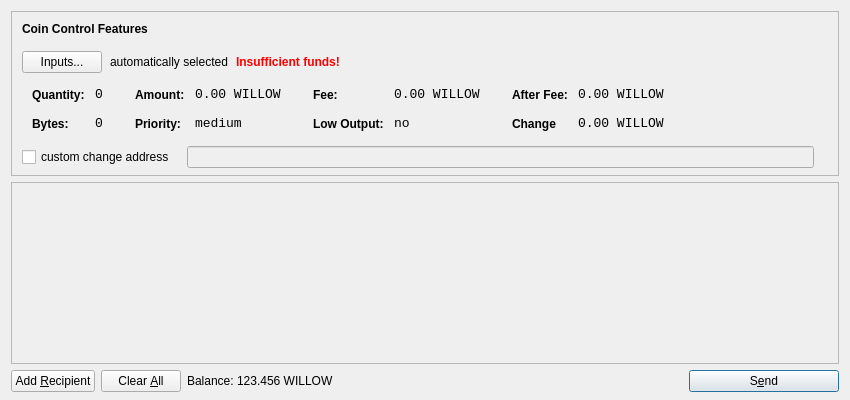
<?xml version="1.0" encoding="UTF-8"?>
<ui version="4.0">
 <class>SendCoinsDialog</class>
 <widget class="QDialog" name="SendCoinsDialog">
  <property name="geometry">
   <rect>
    <x>0</x>
    <y>0</y>
    <width>850</width>
    <height>400</height>
   </rect>
  </property>
  <property name="windowTitle">
   <string>Send Coins</string>
  </property>
  <layout class="QVBoxLayout" name="verticalLayout" stretch="0,1,0">
   <property name="bottomMargin">
    <number>8</number>
   </property>
   <item>
    <widget class="QFrame" name="frameCoinControl">
     <property name="sizePolicy">
      <sizepolicy hsizetype="Expanding" vsizetype="Expanding">
       <horstretch>0</horstretch>
       <verstretch>0</verstretch>
      </sizepolicy>
     </property>
     <property name="maximumSize">
      <size>
       <width>16777215</width>
       <height>16777215</height>
      </size>
     </property>
     <property name="frameShape">
      <enum>QFrame::StyledPanel</enum>
     </property>
     <property name="frameShadow">
      <enum>QFrame::Sunken</enum>
     </property>
     <layout class="QVBoxLayout" name="verticalLayoutCoinControl2">
      <property name="spacing">
       <number>-1</number>
      </property>
      <property name="leftMargin">
       <number>0</number>
      </property>
      <property name="topMargin">
       <number>0</number>
      </property>
      <property name="rightMargin">
       <number>0</number>
      </property>
      <property name="bottomMargin">
       <number>6</number>
      </property>
      <item>
       <layout class="QVBoxLayout" name="verticalLayoutCoinControl" stretch="0,0,0,0,1">
        <property name="spacing">
         <number>0</number>
        </property>
        <property name="leftMargin">
         <number>10</number>
        </property>
        <property name="topMargin">
         <number>10</number>
        </property>
        <item>
         <layout class="QHBoxLayout" name="horizontalLayoutCoinControl1">
          <property name="bottomMargin">
           <number>15</number>
          </property>
          <item>
           <widget class="QLabel" name="labelCoinControlFeatures">
            <property name="sizePolicy">
             <sizepolicy hsizetype="Preferred" vsizetype="Maximum">
              <horstretch>0</horstretch>
              <verstretch>0</verstretch>
             </sizepolicy>
            </property>
            <property name="font">
             <font>
              <weight>75</weight>
              <bold>true</bold>
             </font>
            </property>
            <property name="styleSheet">
             <string notr="true">font-weight:bold;</string>
            </property>
            <property name="text">
             <string>Coin Control Features</string>
            </property>
           </widget>
          </item>
         </layout>
        </item>
        <item>
         <layout class="QHBoxLayout" name="horizontalLayoutCoinControl2" stretch="0,0,0,0">
          <property name="spacing">
           <number>8</number>
          </property>
          <property name="bottomMargin">
           <number>10</number>
          </property>
          <item>
           <widget class="QPushButton" name="pushButtonCoinControl">
            <property name="styleSheet">
             <string notr="true"/>
            </property>
            <property name="text">
             <string>Inputs...</string>
            </property>
           </widget>
          </item>
          <item>
           <widget class="QLabel" name="labelCoinControlAutomaticallySelected">
            <property name="text">
             <string>automatically selected</string>
            </property>
            <property name="margin">
             <number>5</number>
            </property>
           </widget>
          </item>
          <item>
           <widget class="QLabel" name="labelCoinControlInsuffFunds">
            <property name="font">
             <font>
              <weight>75</weight>
              <bold>true</bold>
             </font>
            </property>
            <property name="styleSheet">
             <string notr="true">color:red;font-weight:bold;</string>
            </property>
            <property name="text">
             <string>Insufficient funds!</string>
            </property>
            <property name="margin">
             <number>5</number>
            </property>
           </widget>
          </item>
          <item>
           <spacer name="horizontalSpacerCoinControl">
            <property name="orientation">
             <enum>Qt::Horizontal</enum>
            </property>
            <property name="sizeHint" stdset="0">
             <size>
              <width>40</width>
              <height>1</height>
             </size>
            </property>
           </spacer>
          </item>
         </layout>
        </item>
        <item>
         <widget class="QWidget" name="widgetCoinControl" native="true">
          <property name="sizePolicy">
           <sizepolicy hsizetype="Preferred" vsizetype="Preferred">
            <horstretch>0</horstretch>
            <verstretch>0</verstretch>
           </sizepolicy>
          </property>
          <property name="minimumSize">
           <size>
            <width>0</width>
            <height>0</height>
           </size>
          </property>
          <property name="styleSheet">
           <string notr="true"/>
          </property>
          <layout class="QHBoxLayout" name="horizontalLayoutCoinControl5">
           <property name="margin">
            <number>0</number>
           </property>
           <item>
            <layout class="QHBoxLayout" name="horizontalLayoutCoinControl3" stretch="0,0,0,1">
             <property name="spacing">
              <number>20</number>
             </property>
             <property name="topMargin">
              <number>0</number>
             </property>
             <property name="bottomMargin">
              <number>10</number>
             </property>
             <item>
              <layout class="QFormLayout" name="formLayoutCoinControl1">
               <property name="horizontalSpacing">
                <number>10</number>
               </property>
               <property name="verticalSpacing">
                <number>14</number>
               </property>
               <property name="leftMargin">
                <number>10</number>
               </property>
               <property name="topMargin">
                <number>4</number>
               </property>
               <property name="rightMargin">
                <number>6</number>
               </property>
               <item row="0" column="0">
                <widget class="QLabel" name="labelCoinControlQuantityText">
                 <property name="styleSheet">
                  <string notr="true">font-weight:bold;</string>
                 </property>
                 <property name="text">
                  <string>Quantity:</string>
                 </property>
                 <property name="margin">
                  <number>0</number>
                 </property>
                </widget>
               </item>
               <item row="0" column="1">
                <widget class="QLabel" name="labelCoinControlQuantity">
                 <property name="font">
                  <font>
                   <family>Monospace</family>
                   <pointsize>10</pointsize>
                  </font>
                 </property>
                 <property name="cursor">
                  <cursorShape>IBeamCursor</cursorShape>
                 </property>
                 <property name="contextMenuPolicy">
                  <enum>Qt::ActionsContextMenu</enum>
                 </property>
                 <property name="text">
                  <string>0</string>
                 </property>
                 <property name="margin">
                  <number>0</number>
                 </property>
                 <property name="textInteractionFlags">
                  <set>Qt::LinksAccessibleByMouse|Qt::TextSelectableByKeyboard|Qt::TextSelectableByMouse</set>
                 </property>
                </widget>
               </item>
               <item row="1" column="0">
                <widget class="QLabel" name="labelCoinControlBytesText">
                 <property name="styleSheet">
                  <string notr="true">font-weight:bold;</string>
                 </property>
                 <property name="text">
                  <string>Bytes:</string>
                 </property>
                </widget>
               </item>
               <item row="1" column="1">
                <widget class="QLabel" name="labelCoinControlBytes">
                 <property name="font">
                  <font>
                   <family>Monospace</family>
                   <pointsize>10</pointsize>
                  </font>
                 </property>
                 <property name="cursor">
                  <cursorShape>IBeamCursor</cursorShape>
                 </property>
                 <property name="contextMenuPolicy">
                  <enum>Qt::ActionsContextMenu</enum>
                 </property>
                 <property name="text">
                  <string>0</string>
                 </property>
                 <property name="textInteractionFlags">
                  <set>Qt::LinksAccessibleByMouse|Qt::TextSelectableByKeyboard|Qt::TextSelectableByMouse</set>
                 </property>
                </widget>
               </item>
              </layout>
             </item>
             <item>
              <layout class="QFormLayout" name="formLayoutCoinControl2">
               <property name="horizontalSpacing">
                <number>10</number>
               </property>
               <property name="verticalSpacing">
                <number>14</number>
               </property>
               <property name="leftMargin">
                <number>6</number>
               </property>
               <property name="topMargin">
                <number>4</number>
               </property>
               <property name="rightMargin">
                <number>6</number>
               </property>
               <item row="0" column="0">
                <widget class="QLabel" name="labelCoinControlAmountText">
                 <property name="styleSheet">
                  <string notr="true">font-weight:bold;</string>
                 </property>
                 <property name="text">
                  <string>Amount:</string>
                 </property>
                 <property name="margin">
                  <number>0</number>
                 </property>
                </widget>
               </item>
               <item row="0" column="1">
                <widget class="QLabel" name="labelCoinControlAmount">
                 <property name="font">
                  <font>
                   <family>Monospace</family>
                   <pointsize>10</pointsize>
                  </font>
                 </property>
                 <property name="cursor">
                  <cursorShape>IBeamCursor</cursorShape>
                 </property>
                 <property name="contextMenuPolicy">
                  <enum>Qt::ActionsContextMenu</enum>
                 </property>
                 <property name="text">
                  <string>0.00 WILLOW</string>
                 </property>
                 <property name="textInteractionFlags">
                  <set>Qt::LinksAccessibleByMouse|Qt::TextSelectableByKeyboard|Qt::TextSelectableByMouse</set>
                 </property>
                </widget>
               </item>
               <item row="1" column="0">
                <widget class="QLabel" name="labelCoinControlPriorityText">
                 <property name="styleSheet">
                  <string notr="true">font-weight:bold;</string>
                 </property>
                 <property name="text">
                  <string>Priority:</string>
                 </property>
                </widget>
               </item>
               <item row="1" column="1">
                <widget class="QLabel" name="labelCoinControlPriority">
                 <property name="font">
                  <font>
                   <family>Monospace</family>
                   <pointsize>10</pointsize>
                  </font>
                 </property>
                 <property name="cursor">
                  <cursorShape>IBeamCursor</cursorShape>
                 </property>
                 <property name="contextMenuPolicy">
                  <enum>Qt::ActionsContextMenu</enum>
                 </property>
                 <property name="text">
                  <string>medium</string>
                 </property>
                 <property name="textInteractionFlags">
                  <set>Qt::LinksAccessibleByMouse|Qt::TextSelectableByKeyboard|Qt::TextSelectableByMouse</set>
                 </property>
                </widget>
               </item>
              </layout>
             </item>
             <item>
              <layout class="QFormLayout" name="formLayoutCoinControl3">
               <property name="horizontalSpacing">
                <number>10</number>
               </property>
               <property name="verticalSpacing">
                <number>14</number>
               </property>
               <property name="leftMargin">
                <number>6</number>
               </property>
               <property name="topMargin">
                <number>4</number>
               </property>
               <property name="rightMargin">
                <number>6</number>
               </property>
               <item row="0" column="0">
                <widget class="QLabel" name="labelCoinControlFeeText">
                 <property name="styleSheet">
                  <string notr="true">font-weight:bold;</string>
                 </property>
                 <property name="text">
                  <string>Fee:</string>
                 </property>
                 <property name="margin">
                  <number>0</number>
                 </property>
                </widget>
               </item>
               <item row="0" column="1">
                <widget class="QLabel" name="labelCoinControlFee">
                 <property name="font">
                  <font>
                   <family>Monospace</family>
                   <pointsize>10</pointsize>
                  </font>
                 </property>
                 <property name="cursor">
                  <cursorShape>IBeamCursor</cursorShape>
                 </property>
                 <property name="contextMenuPolicy">
                  <enum>Qt::ActionsContextMenu</enum>
                 </property>
                 <property name="text">
                  <string>0.00 WILLOW</string>
                 </property>
                 <property name="textInteractionFlags">
                  <set>Qt::LinksAccessibleByMouse|Qt::TextSelectableByKeyboard|Qt::TextSelectableByMouse</set>
                 </property>
                </widget>
               </item>
               <item row="1" column="0">
                <widget class="QLabel" name="labelCoinControlLowOutputText">
                 <property name="styleSheet">
                  <string notr="true">font-weight:bold;</string>
                 </property>
                 <property name="text">
                  <string>Low Output:</string>
                 </property>
                </widget>
               </item>
               <item row="1" column="1">
                <widget class="QLabel" name="labelCoinControlLowOutput">
                 <property name="font">
                  <font>
                   <family>Monospace</family>
                   <pointsize>10</pointsize>
                  </font>
                 </property>
                 <property name="cursor">
                  <cursorShape>IBeamCursor</cursorShape>
                 </property>
                 <property name="contextMenuPolicy">
                  <enum>Qt::ActionsContextMenu</enum>
                 </property>
                 <property name="text">
                  <string>no</string>
                 </property>
                 <property name="textInteractionFlags">
                  <set>Qt::LinksAccessibleByMouse|Qt::TextSelectableByKeyboard|Qt::TextSelectableByMouse</set>
                 </property>
                </widget>
               </item>
              </layout>
             </item>
             <item>
              <layout class="QFormLayout" name="formLayoutCoinControl4">
               <property name="horizontalSpacing">
                <number>10</number>
               </property>
               <property name="verticalSpacing">
                <number>14</number>
               </property>
               <property name="leftMargin">
                <number>6</number>
               </property>
               <property name="topMargin">
                <number>4</number>
               </property>
               <property name="rightMargin">
                <number>6</number>
               </property>
               <item row="0" column="0">
                <widget class="QLabel" name="labelCoinControlAfterFeeText">
                 <property name="styleSheet">
                  <string notr="true">font-weight:bold;</string>
                 </property>
                 <property name="text">
                  <string>After Fee:</string>
                 </property>
                 <property name="margin">
                  <number>0</number>
                 </property>
                </widget>
               </item>
               <item row="0" column="1">
                <widget class="QLabel" name="labelCoinControlAfterFee">
                 <property name="font">
                  <font>
                   <family>Monospace</family>
                   <pointsize>10</pointsize>
                  </font>
                 </property>
                 <property name="cursor">
                  <cursorShape>IBeamCursor</cursorShape>
                 </property>
                 <property name="contextMenuPolicy">
                  <enum>Qt::ActionsContextMenu</enum>
                 </property>
                 <property name="text">
                  <string>0.00 WILLOW</string>
                 </property>
                 <property name="textInteractionFlags">
                  <set>Qt::LinksAccessibleByMouse|Qt::TextSelectableByKeyboard|Qt::TextSelectableByMouse</set>
                 </property>
                </widget>
               </item>
               <item row="1" column="0">
                <widget class="QLabel" name="labelCoinControlChangeText">
                 <property name="styleSheet">
                  <string notr="true">font-weight:bold;</string>
                 </property>
                 <property name="text">
                  <string>Change</string>
                 </property>
                </widget>
               </item>
               <item row="1" column="1">
                <widget class="QLabel" name="labelCoinControlChange">
                 <property name="font">
                  <font>
                   <family>Monospace</family>
                   <pointsize>10</pointsize>
                  </font>
                 </property>
                 <property name="cursor">
                  <cursorShape>IBeamCursor</cursorShape>
                 </property>
                 <property name="contextMenuPolicy">
                  <enum>Qt::ActionsContextMenu</enum>
                 </property>
                 <property name="text">
                  <string>0.00 WILLOW</string>
                 </property>
                 <property name="textInteractionFlags">
                  <set>Qt::LinksAccessibleByMouse|Qt::TextSelectableByKeyboard|Qt::TextSelectableByMouse</set>
                 </property>
                </widget>
               </item>
              </layout>
             </item>
            </layout>
           </item>
          </layout>
         </widget>
        </item>
        <item>
         <layout class="QHBoxLayout" name="horizontalLayoutCoinControl4" stretch="0,0,0">
          <property name="spacing">
           <number>12</number>
          </property>
          <property name="sizeConstraint">
           <enum>QLayout::SetDefaultConstraint</enum>
          </property>
          <property name="topMargin">
           <number>5</number>
          </property>
          <property name="rightMargin">
           <number>5</number>
          </property>
          <item>
           <widget class="QCheckBox" name="checkBoxCoinControlChange">
            <property name="text">
             <string>custom change address</string>
            </property>
           </widget>
          </item>
          <item>
           <widget class="QLineEdit" name="lineEditCoinControlChange">
            <property name="enabled">
             <bool>false</bool>
            </property>
            <property name="sizePolicy">
             <sizepolicy hsizetype="Expanding" vsizetype="Fixed">
              <horstretch>0</horstretch>
              <verstretch>0</verstretch>
             </sizepolicy>
            </property>
           </widget>
          </item>
          <item>
           <widget class="QLabel" name="labelCoinControlChangeLabel">
            <property name="sizePolicy">
             <sizepolicy hsizetype="Preferred" vsizetype="Expanding">
              <horstretch>0</horstretch>
              <verstretch>0</verstretch>
             </sizepolicy>
            </property>
            <property name="minimumSize">
             <size>
              <width>0</width>
              <height>0</height>
             </size>
            </property>
            <property name="text">
             <string/>
            </property>
            <property name="margin">
             <number>3</number>
            </property>
           </widget>
          </item>
         </layout>
        </item>
        <item>
         <spacer name="verticalSpacerCoinControl">
          <property name="orientation">
           <enum>Qt::Vertical</enum>
          </property>
          <property name="sizeHint" stdset="0">
           <size>
            <width>800</width>
            <height>1</height>
           </size>
          </property>
         </spacer>
        </item>
       </layout>
      </item>
     </layout>
    </widget>
   </item>
   <item>
    <widget class="QScrollArea" name="scrollArea">
     <property name="widgetResizable">
      <bool>true</bool>
     </property>
     <widget class="QWidget" name="scrollAreaWidgetContents">
      <property name="geometry">
       <rect>
        <x>0</x>
        <y>0</y>
        <width>830</width>
        <height>165</height>
       </rect>
      </property>
      <layout class="QVBoxLayout" name="verticalLayout_2">
       <property name="margin">
        <number>0</number>
       </property>
       <item>
        <layout class="QVBoxLayout" name="entries">
         <property name="spacing">
          <number>6</number>
         </property>
        </layout>
       </item>
       <item>
        <spacer name="verticalSpacer">
         <property name="orientation">
          <enum>Qt::Vertical</enum>
         </property>
         <property name="sizeHint" stdset="0">
          <size>
           <width>20</width>
           <height>40</height>
          </size>
         </property>
        </spacer>
       </item>
      </layout>
     </widget>
    </widget>
   </item>
   <item>
    <layout class="QHBoxLayout" name="horizontalLayout">
     <item>
      <widget class="QPushButton" name="addButton">
       <property name="toolTip">
        <string>Send to multiple recipients at once</string>
       </property>
       <property name="text">
        <string>Add &amp;Recipient</string>
       </property>
       <property name="icon">
        <iconset resource="../bitcoin.qrc">
         <normaloff>:/icons/add</normaloff>:/icons/add</iconset>
       </property>
       <property name="autoDefault">
        <bool>false</bool>
       </property>
      </widget>
     </item>
     <item>
      <widget class="QPushButton" name="clearButton">
       <property name="sizePolicy">
        <sizepolicy hsizetype="Minimum" vsizetype="Fixed">
         <horstretch>0</horstretch>
         <verstretch>0</verstretch>
        </sizepolicy>
       </property>
       <property name="toolTip">
        <string>Remove all transaction fields</string>
       </property>
       <property name="text">
        <string>Clear &amp;All</string>
       </property>
       <property name="icon">
        <iconset resource="../bitcoin.qrc">
         <normaloff>:/icons/remove</normaloff>:/icons/remove</iconset>
       </property>
       <property name="autoRepeatDelay">
        <number>300</number>
       </property>
       <property name="autoDefault">
        <bool>false</bool>
       </property>
      </widget>
     </item>
     <item>
      <layout class="QHBoxLayout" name="horizontalLayout_2">
       <property name="spacing">
        <number>3</number>
       </property>
       <item>
        <widget class="QLabel" name="label">
         <property name="sizePolicy">
          <sizepolicy hsizetype="Preferred" vsizetype="Fixed">
           <horstretch>0</horstretch>
           <verstretch>0</verstretch>
          </sizepolicy>
         </property>
         <property name="text">
          <string>Balance:</string>
         </property>
        </widget>
       </item>
       <item>
        <widget class="QLabel" name="labelBalance">
         <property name="sizePolicy">
          <sizepolicy hsizetype="Preferred" vsizetype="Fixed">
           <horstretch>0</horstretch>
           <verstretch>0</verstretch>
          </sizepolicy>
         </property>
         <property name="cursor">
          <cursorShape>IBeamCursor</cursorShape>
         </property>
         <property name="text">
          <string>123.456 WILLOW</string>
         </property>
         <property name="textInteractionFlags">
          <set>Qt::LinksAccessibleByMouse|Qt::TextSelectableByKeyboard|Qt::TextSelectableByMouse</set>
         </property>
        </widget>
       </item>
      </layout>
     </item>
     <item>
      <spacer name="horizontalSpacer">
       <property name="orientation">
        <enum>Qt::Horizontal</enum>
       </property>
       <property name="sizeHint" stdset="0">
        <size>
         <width>40</width>
         <height>20</height>
        </size>
       </property>
      </spacer>
     </item>
     <item>
      <widget class="QPushButton" name="sendButton">
       <property name="minimumSize">
        <size>
         <width>150</width>
         <height>0</height>
        </size>
       </property>
       <property name="toolTip">
        <string>Confirm the send action</string>
       </property>
       <property name="text">
        <string>S&amp;end</string>
       </property>
       <property name="icon">
        <iconset resource="../bitcoin.qrc">
         <normaloff>:/icons/send</normaloff>:/icons/send</iconset>
       </property>
       <property name="default">
        <bool>true</bool>
       </property>
      </widget>
     </item>
    </layout>
   </item>
  </layout>
 </widget>
 <resources>
  <include location="../bitcoin.qrc"/>
 </resources>
 <connections/>
</ui>
